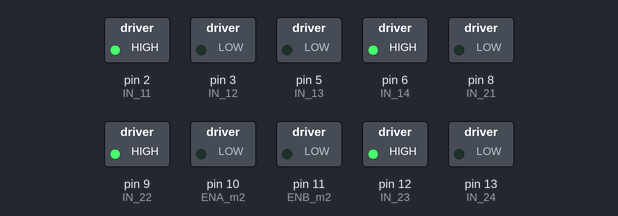
The sketch below on a simulated Arduino Uno, built with avr-gcc and run on an emulated ATmega328P. Shown: switched loads named in the sketch (green lamp = pin HIGH).

Above: at 0.1 s.
Timing chart, 0 to 1.6 s (numbered marks = the images above):
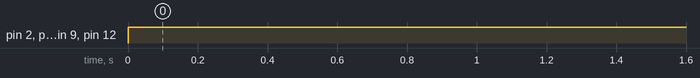

The sketch:

4wheelerobot.ino
```cpp
#define IN_11  2        // L298N #1 in 1 motor Front Right
#define IN_12  3        // L298N #1 in 2 motor Front Right
#define IN_13  5        // L298N #1 in 3 motor Back Right
#define IN_14  6        // L298N #1 in 4 motor Back Right

#define IN_21  8        // L298N #2 in 1 motor Front Left
#define IN_22  9        // L298N #2 in 2 motor Front Left
#define IN_23  12       // L298N #2 in 3 motor Back Left
#define IN_24  13       // L298N #2 in 4 motor Back Left

#define ENA_m1 5        // Enable/speed motor Front Right
#define ENB_m1 6        // Enable/speed motor Back Right
#define ENA_m2 10       // Enable/speed motor Front Left
#define ENB_m2 11       // Enable/speed motor Back Left
int command;
void setup() {

  // put your setup code here, to run once:
pinMode(IN_11,OUTPUT);
pinMode(IN_12,OUTPUT);
pinMode(IN_13,OUTPUT);
pinMode(IN_14,OUTPUT);

pinMode(IN_21,OUTPUT);
pinMode(IN_22,OUTPUT);
pinMode(IN_23,OUTPUT);
pinMode(IN_24,OUTPUT);

    pinMode(ENA_m1, OUTPUT);
    pinMode(ENB_m1, OUTPUT);
    pinMode(ENA_m2, OUTPUT);
    pinMode(ENB_m2, OUTPUT);
Serial.begin(9600);
}
void goAhead(){
int speedCar=100;
      digitalWrite(IN_11, HIGH);
      digitalWrite(IN_12, LOW);
     // analogWrite(ENA_m1, speedCar);

      digitalWrite(IN_13, LOW);
      digitalWrite(IN_14, HIGH);
      //analogWrite(ENB_m1, speedCar);


      digitalWrite(IN_21, LOW);
      digitalWrite(IN_22, HIGH);
    //  analogWrite(ENA_m2, speedCar);


      digitalWrite(IN_23, HIGH);
      digitalWrite(IN_24, LOW);
  //    analogWrite(ENB_m2, speedCar);

  }
  void stopRobot(){
int speedCar=100;
      digitalWrite(IN_11, LOW);
      digitalWrite(IN_12, LOW);
      //analogWrite(ENA_m1, speedCar);


      digitalWrite(IN_13, LOW);
      digitalWrite(IN_14, LOW);
      //analogWrite(ENB_m1, speedCar);


      digitalWrite(IN_21, LOW);
      digitalWrite(IN_22, LOW);
     // analogWrite(ENA_m2, speedCar);


      digitalWrite(IN_23, LOW);
      digitalWrite(IN_24, LOW);
      //analogWrite(ENB_m2, speedCar);

  }
void loop() {
goAhead();
}
```

Measured:
- by itself, pin 2 (IN_11), pin 6 (IN_14), pin 9 (IN_22), pin 12 (IN_23): LOW → HIGH at 0.00 s
